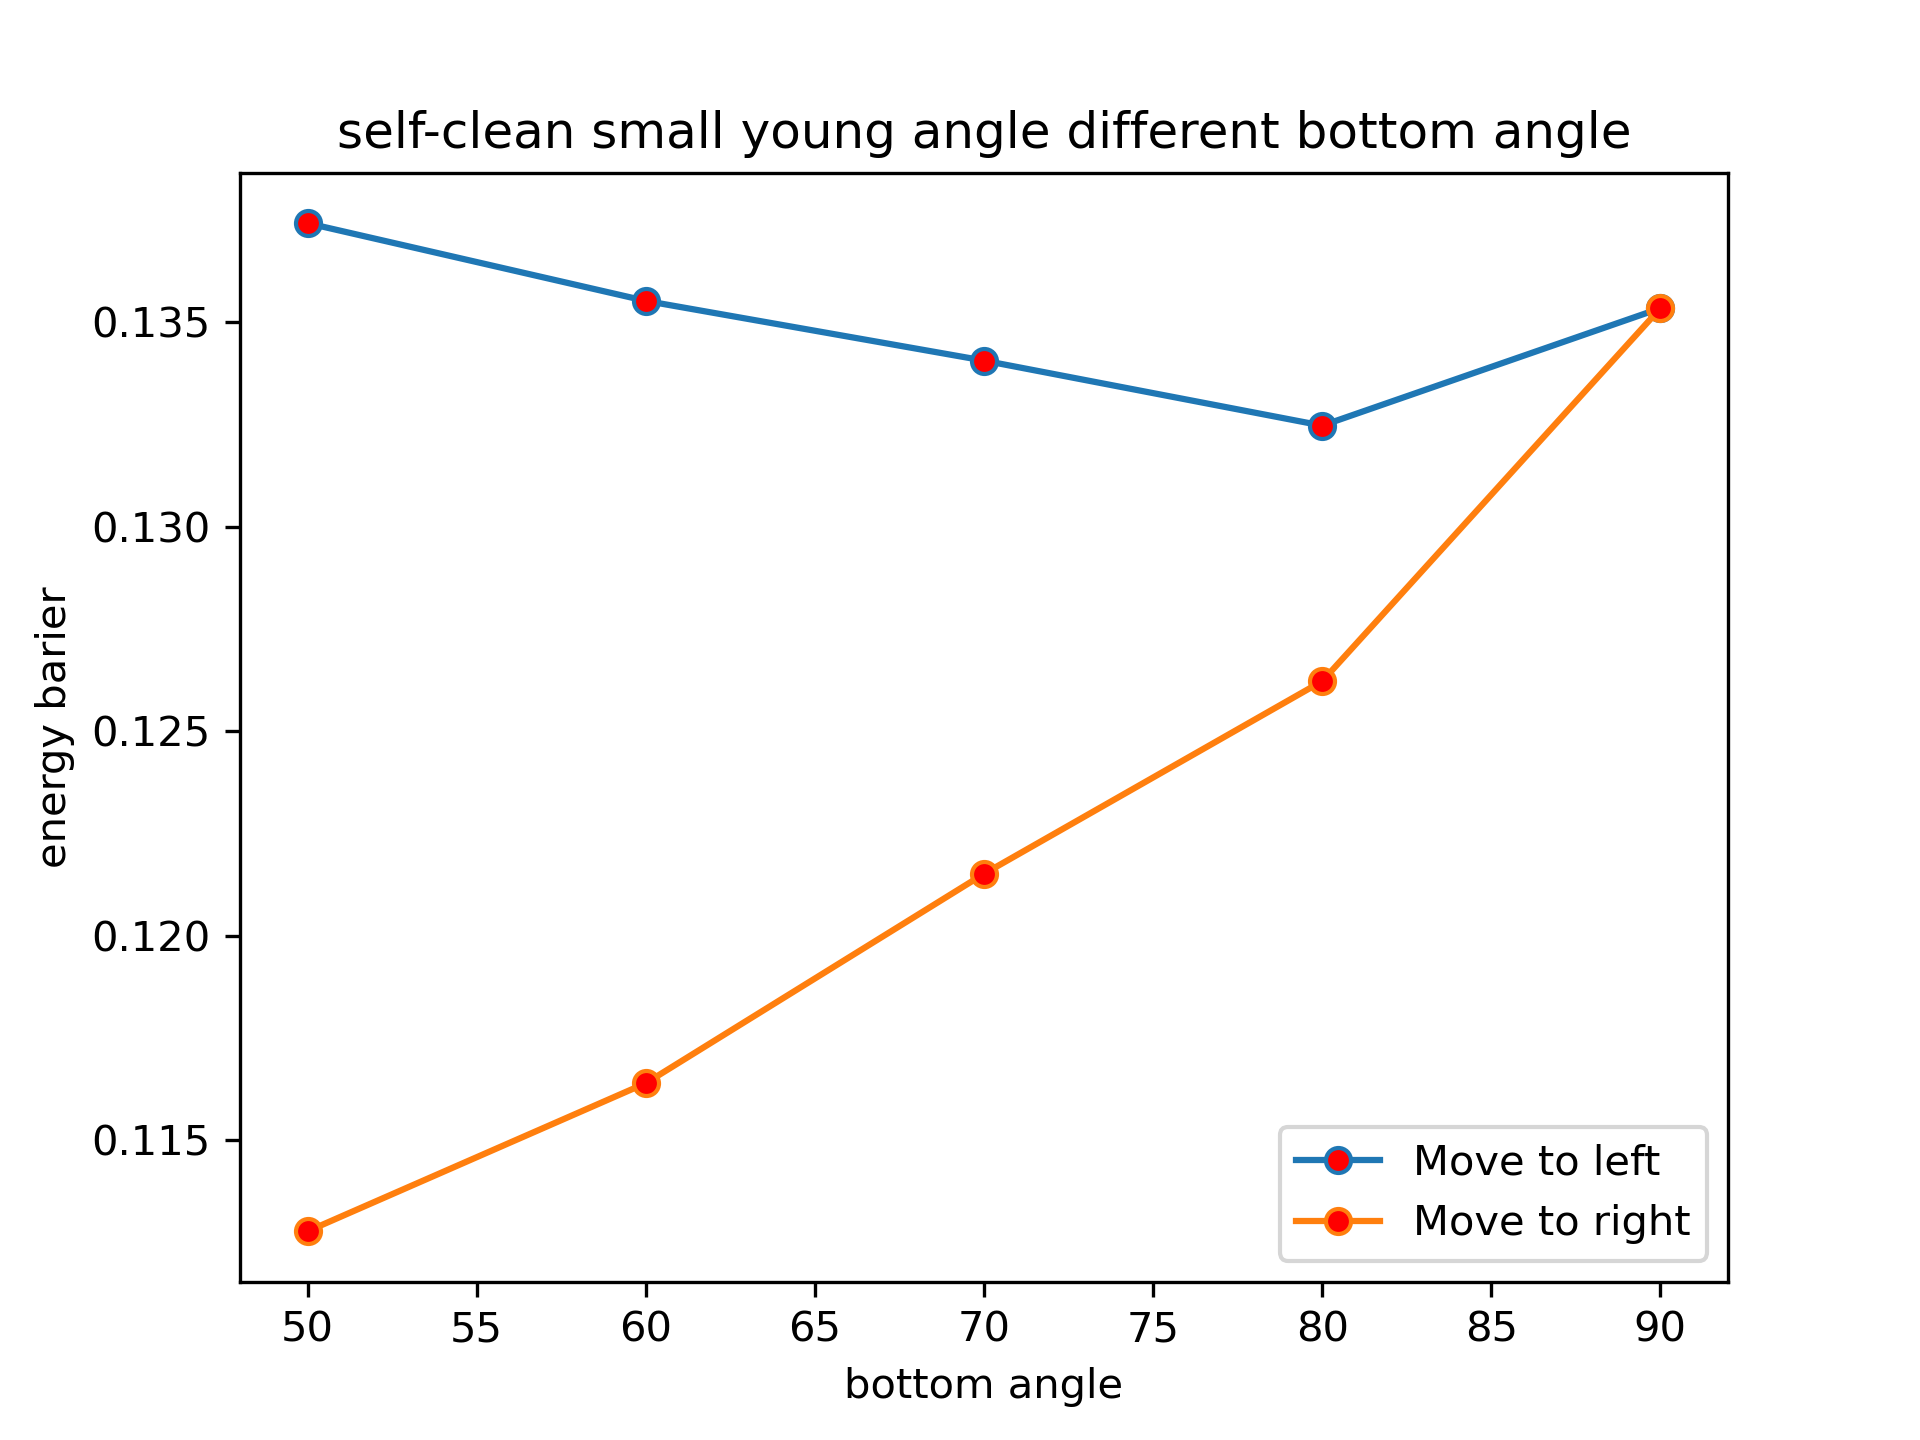

Here is the Python script that generated this plot:
import matplotlib.pyplot as plt
import numpy as np
import pandas as pd

from tools import display_barier

fenergy = np.array(
    [
        [1.01052, 1.03477, 0.92200, 1.05942, 1.00991],
        [0.99462, 1.02722, 0.91083, 1.04635, 0.99465],
        [0.99224, 1.03170, 0.91019, 1.04425, 0.99220],
        [0.98902, 1.03371, 0.90749, 1.03996, 0.98853],
        [0.98982, (1.03948 + 1.03904)/2, 0.90392, ( 1.03948+1.03904 )/2, 0.98907],
    ]
)

average = fenergy[:, 0] + fenergy[:, -1]
average /= 2
fenergy[:, 0] = average
fenergy[:, -1] = average

label = "bottom angle"
item = [50, 60, 70, 80, 90]

display_barier(
    x=item, y=fenergy, xlabel=label, ylabel="energy barier", label="Move to left"
)
display_barier(
    x=item,
    y=fenergy[:, ::-1],
    xlabel=label,
    ylabel="energy barier",
    label="Move to right",
)

plt.title("self-clean small young angle different bottom angle")
plt.legend()
plt.savefig("./sclean2_diffbott.png", dpi=300)
plt.show()
